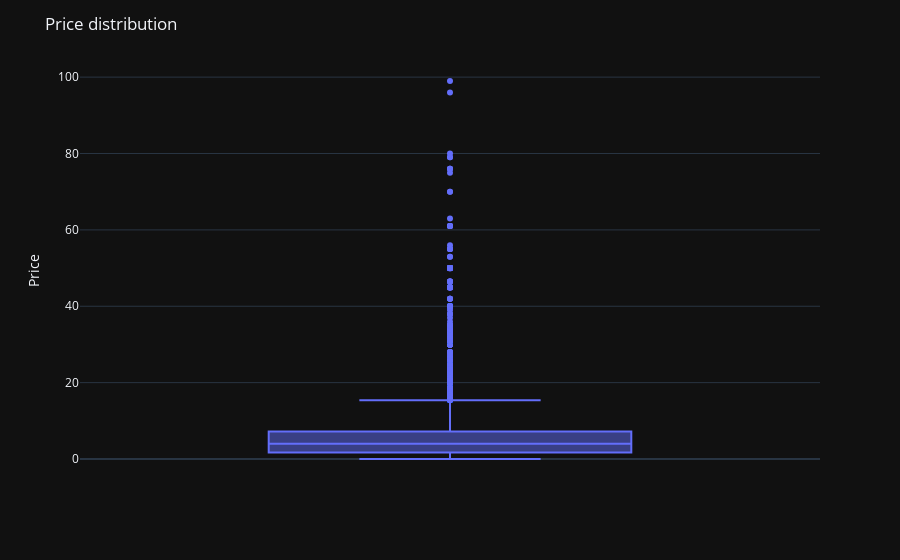

The notebook cell this image was saved under:
### Code cell
# plot the price distribution, removing the outliers
fig = px.box(games[games.price < 100], y='price')
fig.update_layout(title='Price distribution', yaxis_title='Price')
fig.show()

# Written by Braydon

### Figure 1 — Plotly figure (JSON) as saved in the notebook; plotly's stock layout.template omitted (floating-point values rounded to 4 significant figures; data arrays with more than 128 entries replaced by an {"elided": "..."} marker saying what was removed)
{"data": [{"alignmentgroup": "True", "hovertemplate": "price=%{y}<extra></extra>", "legendgroup": "", "marker": {"color": "#636efa"}, "name": "", "notched": false, "offsetgroup": "", "orientation": "v", "showlegend": false, "x0": " ", "xaxis": "x", "y": {"elided": "27064 float values"}, "y0": " ", "yaxis": "y", "type": "box"}], "layout": {"xaxis": {"anchor": "y", "domain": [0.0, 1.0]}, "yaxis": {"anchor": "x", "domain": [0.0, 1.0], "title": {"text": "Price"}}, "legend": {"tracegroupgap": 0}, "margin": {"t": 60}, "boxmode": "group", "title": {"text": "Price distribution"}}}
